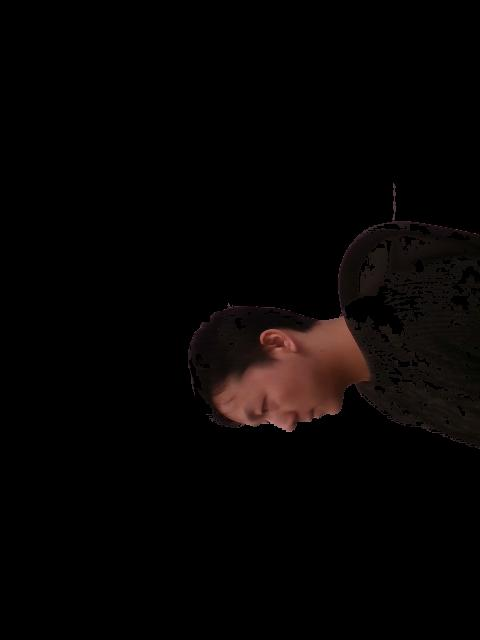
%> input picture 2d_face1/face_1_5.jpg, 480 x 640 px
$ octave SIFT_matlab.m   (GNU Octave 9; MATLAB toolbox functions it lacks are replaced by stand-ins)
%> lines starting %> are read from the running program, lines starting %| are printed output that depends on the picture

I1 = rgb2gray(imread('2d_face1/face_1_5.jpg'));
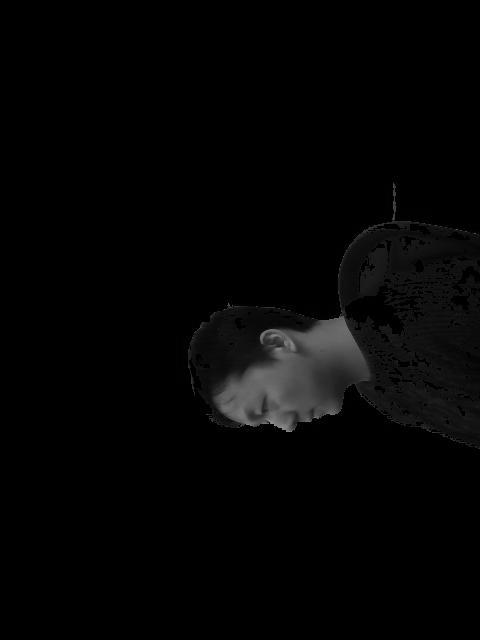
%> I1: size 640x480 uint8; min 0, max 154, mean 4.5
I2 = rgb2gray(imread('2d_face1/face_1_6.jpg'));
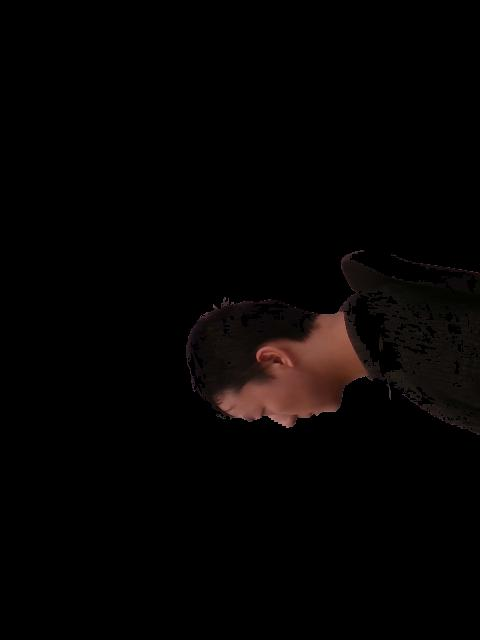
%> input picture 2d_face1/face_1_6.jpg, 480 x 640 px
%> I2: size 640x480 uint8; min 0, max 145, mean 3.6

points1 = detectHarrisFeatures(I1);
%> points1 = 57 points; strongest (x, y): (274, 425), (287, 432), (292, 432), (247, 425), (249, 426)
points2 = detectHarrisFeatures(I2);
%> points2 = 42 points; strongest (x, y): (272, 420), (279, 424), (288, 428), (317, 416), (245, 420)

[features1,valid_points1] = extractFeatures(I1,points1);
%> valid_points1 = 52 points; strongest (x, y): (274, 425), (287, 432), (292, 432), (247, 425), (249, 426)
[features2,valid_points2] = extractFeatures(I2,points2);
%> valid_points2 = 40 points; strongest (x, y): (272, 420), (279, 424), (288, 428), (317, 416), (245, 420)

indexPairs = matchFeatures(features1,features2);
%> indexPairs = [12 14; 13 14; 26 23]

matchedPoints1 = valid_points1(indexPairs(:,1),:);
%> matchedPoints1 = 3 points; (x, y): (311, 422), (262, 339), (262, 343)
matchedPoints2 = valid_points2(indexPairs(:,2),:);
%> matchedPoints2 = 3 points; (x, y): (310, 418), (259, 358), (259, 358)

figure; showMatchedFeatures(I1,I2,matchedPoints1,matchedPoints2);
%> after `showMatchedFeatures(I1,I2,matchedPoints1,matchedPoints2)`:
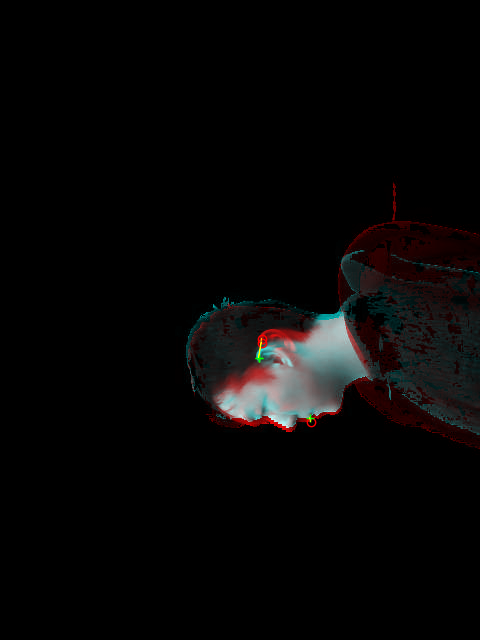
%> figure redrawn from the program's plot data
